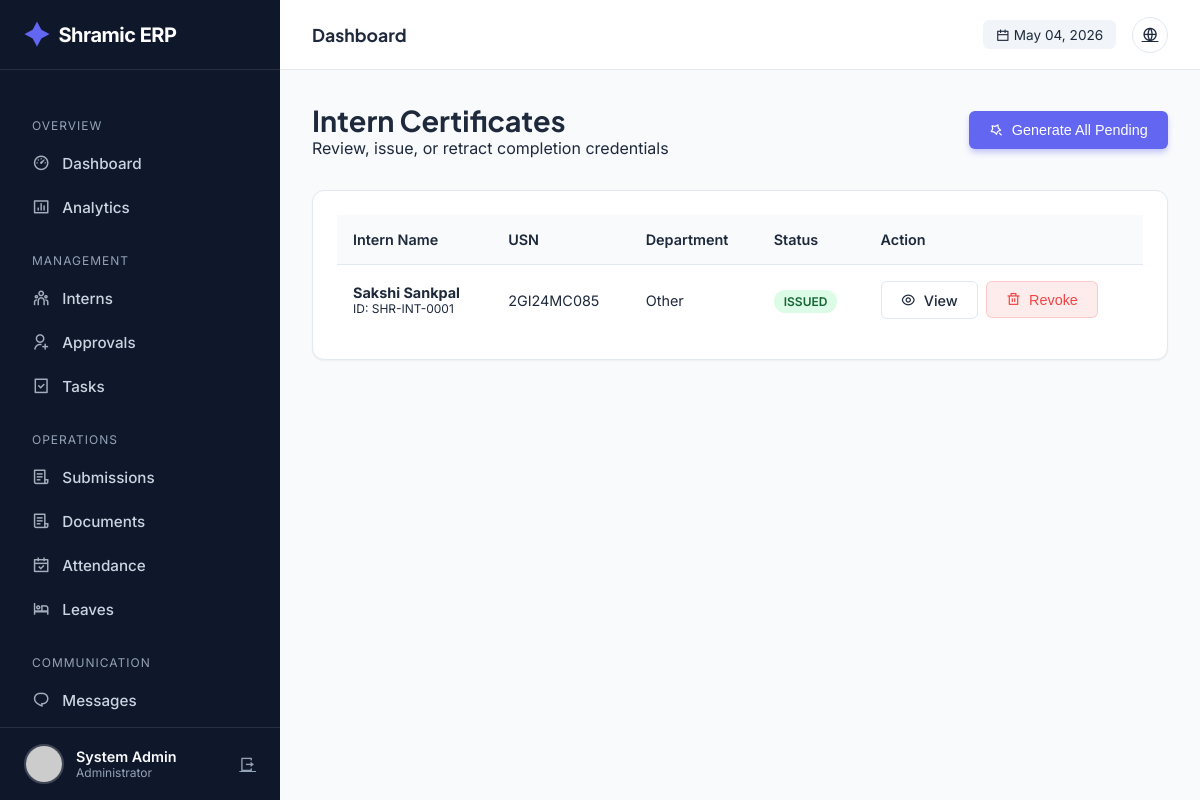
The page /admin/certificates (signed in) on the database as committed earlier.
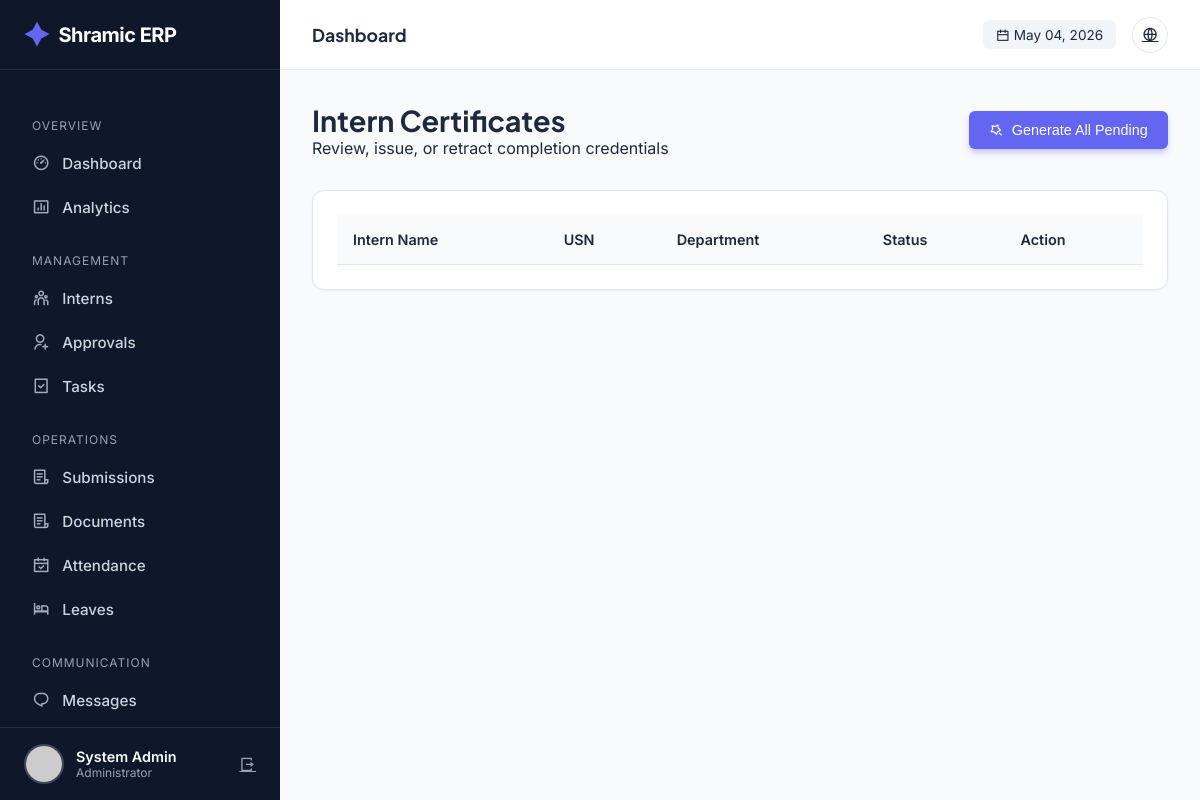
The same page on the database as committed later.
### tables this page shows
CREATE TABLE certificates (
            id INTEGER PRIMARY KEY AUTOINCREMENT,
            user_id INTEGER,
            certificate_type TEXT NOT NULL,
            issue_date DATE DEFAULT CURRENT_DATE,
            certificate_number TEXT UNIQUE,
            file_url TEXT,
            verification_code TEXT UNIQUE,
            performance_grade TEXT,
            skills_acquired TEXT,
            projects_completed INTEGER,
            created_at TIMESTAMP DEFAULT CURRENT_TIMESTAMP,
            FOREIGN KEY (user_id) REFERENCES users(id)
        );

CREATE TABLE users (
            id INTEGER PRIMARY KEY AUTOINCREMENT,
            intern_id TEXT UNIQUE,
            usn TEXT UNIQUE NOT NULL,
            full_name TEXT NOT NULL,
            phone TEXT NOT NULL,
            email TEXT UNIQUE NOT NULL,
            password_hash TEXT NOT NULL,
            role TEXT NOT NULL,
            photo_url TEXT,
            status TEXT DEFAULT 'PENDING',
            is_admin BOOLEAN DEFAULT 0,
            department TEXT,
            join_date DATE,
            emergency_contact TEXT,
            address TEXT,
            last_login TIMESTAMP,
            login_count INTEGER DEFAULT 0,
            created_at TIMESTAMP DEFAULT CURRENT_TIMESTAMP,
            updated_at TIMESTAMP DEFAULT CURRENT_TIMESTAMP
        );

### app.py (the view)
@app.route('/admin/certificates')
@login_required
@admin_required
def admin_certificates():
    conn = get_db_connection()
    cur = conn.cursor()
    cur.execute("""
        SELECT u.id, u.intern_id, u.full_name, u.role, u.department, u.usn,
               c.id as cert_id, c.certificate_number, c.issue_date
        FROM users u
        LEFT JOIN certificates c ON u.id = c.user_id
        WHERE u.is_admin = 0 AND u.status = 'APPROVED'
        ORDER BY u.full_name ASC
    """)
    interns = cur.fetchall()
    conn.close()
    return render_template('admin/certificates.html', interns=interns)

### app.py (called while the page is built)
@app.before_request
def make_session_permanent():
    session.permanent = True
    app.permanent_session_lifetime = timedelta(days=365)
    if current_user.is_authenticated:
        try:
            conn = get_db_connection()
            cur = conn.cursor()
            current_timestamp = format_datetime(get_current_datetime())
            cur.execute("UPDATE users SET updated_at = ? WHERE id = ?",
                       (current_timestamp, current_user.id))
            conn.commit()
            conn.close()
        except:
            pass

def get_db_connection():
    conn = sqlite3.connect(DATABASE)
    conn.row_factory = sqlite3.Row
    return conn

def get_current_datetime():
    return datetime.now(TIMEZONE)

def format_datetime(dt, format_str='%Y-%m-%d %H:%M:%S'):
    if dt is None: return None
    if isinstance(dt, str): return dt
    return dt.strftime(format_str)

@login_manager.user_loader
def load_user(user_id):
    conn = get_db_connection()
    cur = conn.cursor()
    cur.execute("SELECT * FROM users WHERE id = ?", (user_id,))
    user_data = cur.fetchone()
    conn.close()
    return User(dict(user_data)) if user_data else None

### templates/admin/certificates.html (shortened to what this page needs)
{% extends "admin/base.html" %}  {% block content %}
<div
  style="
    display: flex;
    justify-content: space-between;
    align-items: center;
    margin-bottom: 2rem;
  "
>
  <div>
    <h2 style="font-size: 1.8rem; font-weight: 700">Intern Certificates</h2>
    <p style="color: var(--text-secondary)">
      Review, issue, or retract completion credentials
    </p>
  </div>
  <form
    action="{{ url_for('admin_generate_all_certificates') }}"
    method="POST"
    onsubmit="
      return confirm('Generate certificates for all eligible interns?');
    "
  >
    <button class="btn btn-primary">
      <i class="ri-magic-line"></i> Generate All Pending
    </button>
  </form>
</div>
<div class="card">
  <div class="table-container">
    <table>
      <thead>
        <tr>
          <th>Intern Name</th>
          <th>USN</th>
          <th>Department</th>
          <th>Status</th>
          <th>Action</th>
        </tr>
      </thead>
      <tbody>
        {% for intern in interns %}
        <tr>
          <td>
            <div style="font-weight: 700">{{ intern.full_name }}</div>
            <div style="font-size: 0.75rem; color: var(--text-secondary)">
              ID: {{ intern.intern_id }}
            </div>
          </td>
          <td>{{ intern.usn }}</td>
          <td>{{ intern.department }}</td>
          <td>
            {% if intern.cert_id %}
            <span class="badge badge-success">Issued</span>
            {% else %}
            <span class="badge" style="background: #f1f5f9; color: #64748b"
              >Not Issued</span
            >
            {% endif %}
          </td>
          <td>
            {% if intern.cert_id %}
            <div style="display: flex; gap: 8px">
              <a
                href="{{ url_for('admin_view_certificate', cert_id=intern.cert_id) }}"
                class="btn btn-outline btn-sm"
              >
                <i class="ri-eye-line"></i> View
              </a>
              <form
                action="{{ url_for('admin_delete_certificate', cert_id=intern.cert_id) }}"
                method="POST"
                onsubmit="return confirm('REVOKE CERTIFICATE?');"
              >
                <button
                  class="btn btn-sm"
                  style="
                    background: rgba(239, 68, 68, 0.1);
                    color: #ef4444;
                    border: 1px solid rgba(239, 68, 68, 0.2);
                  "
                >
                  <i class="ri-delete-bin-line"></i> Revoke
                </button>
              </form>
            </div>
            {% endif %}
          </td>
        </tr>
        {% endfor %}
      </tbody>
    </table>
  </div>
</div>
{% endblock %}

Rows that differ between the two databases and show on the page:
removed certificates: full_name "Sakshi Sankpal", intern_id "SHR-INT-0001", usn "2GI24MC085", department "Other", shows "ISSUED"
